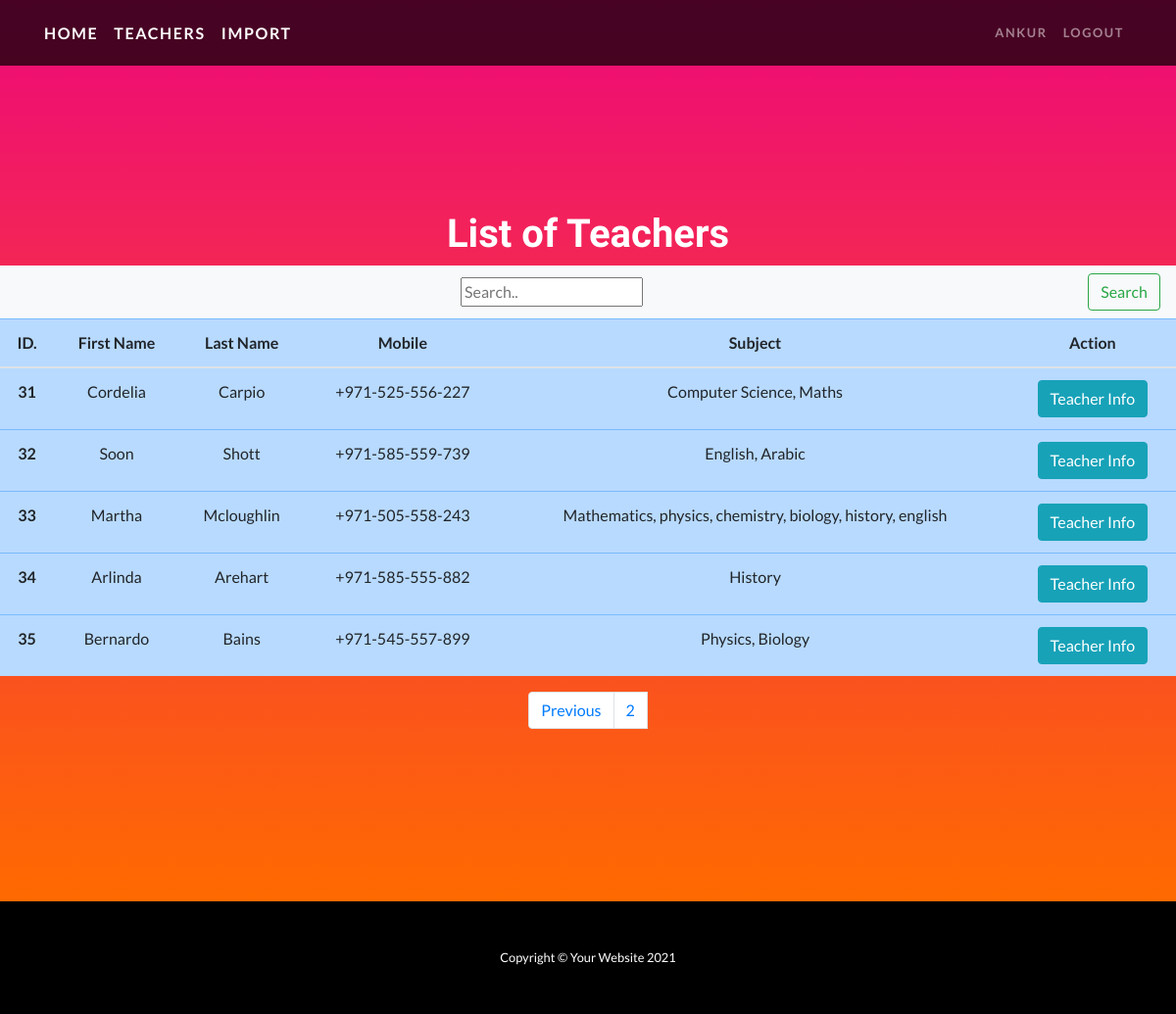
/t_list?page=2 (signed in), run on the app's committed database.
### teacher/models.py (models this page shows, shortened)
class Teacher(models.Model):
    first_name=models.CharField(max_length=56)
    last_name=models.CharField(max_length=56)
    email_address=models.EmailField()
    profile_picture = models.ImageField(default='default.jpg',upload_to='teacher')
    mobile_number=models.CharField(max_length=16)
    room_number = models.CharField(max_length=10)
    subject_taught = models.CharField(max_length=256)
    created = models.DateField(auto_now_add=True)
    class Meta:
        ordering=('-created',)

### teacher/views.py (the view)
# urls.py: path('t_list', views.teacher_list,name='teacher_list'),
def teacher_list(request):
    t_list = Teacher.objects.all()
    paginator=Paginator(t_list, 5)
    page_number=request.GET.get('page')
    query=request.GET.get("q")
    if query:
        t_list=t_list.filter(Q(last_name__icontains=query) | Q(subject_taught__icontains=query)).distinct()
    try:
        t_list=paginator.page(page_number)
    except PageNotAnInteger:
        t_list=paginator.page(1)
    except EmptyPage:
        t_list=paginator.page(paginator.num_pages)
    return render(request, 'teacher_list.html', {'t_list':t_list,})

### templates/teacher_list.html
{% extends 'base.html'%}
{% load static%}
{% block container_block %}
<header class="masthead text-center text-white">
<div class="table-responsive">
<table class="table table-hover">
  <thead>
    <tr class="table-primary">
      <th scope="col">ID.</th>
      <th scope="col">First Name</th>
      <th scope="col">Last Name</th>
      <th scope="col">Mobile</th>
      <th scope="col">Subject</th>
    <th scope="col">Action</th>
    </tr>
  </thead>
  <tbody>
  <h1> List of Teachers </h1>
   <nav class="navbar navbar-light bg-light">
  <form class="example"  method="GET" action="" >
          <input type="text" placeholder="Search.." name="q" value="{{request.GET.q}}" >
    <button class="btn btn-outline-success my-2 my-sm-0" type="submit">Search</button>
  </form>
</nav>
  {% for teacher in t_list %}
    <tr class="table-primary">
      <th scope="row">{{teacher.id}}</th>
      <td>{{teacher.first_name}}</td>
      <td>{{teacher.last_name}}</td>
      <td>{{teacher.mobile_number}}</td>
      <td>{{teacher.subject_taught}}</td>
      <td><a href="{% url 'teacher:details'  pk=teacher.id %}"> <button type="button" class="btn btn-info">Teacher Info</button> </a> </td>
    </tr>
    {% endfor %}
  </tbody>
</table>
</div>
{%include 'pagination.html' with page=t_list %}
  </header>
{% endblock %}

### templates/base.html (shortened to what this page needs)
<!DOCTYPE html>
{% load static %}
<html lang="en">
<head>
  <link href="{% static "vendor/bootstrap/css/bootstrap.min.css" %} " rel="stylesheet">
  <link href="{%static "css/one-page-wonder.min.css" %}" rel="stylesheet">
</head>
<body>
  <nav class="navbar navbar-expand-lg navbar-dark navbar-custom fixed-top">
    <div class="container">
      <a class="navbar-brand" href="/">Home</a>
      <a class="navbar-brand" href="/t_list">Teachers</a>
      <a class="navbar-brand" href="import">Import</a>
      <div class="collapse navbar-collapse" id="navbarResponsive">
        <ul class="navbar-nav ml-auto">
        {% if request.user.is_authenticated %}
        <li class="nav-item">
           <a class="nav-link" > {{request.user|title}}</a>
         </li>
         <li class="nav-item">
            <a class="nav-link" href="accounts/logout">Logout</a>
          </li>
        {% else %}
          <li class="nav-item">
            <a class="nav-link" href="user/sign_up/">Sign Up</a>
          </li>
         {% endif %}
        </ul>
      </div>
    </div>
  </nav>
    {% block container_block %}
  {% endblock %}
  <footer class="py-5 bg-black">
    <div class="container">
      <p class="m-0 text-center text-white small">Copyright &copy; Your Website 2021</p>
    </div>
  </footer>
</body>
</html>

### data on the page
Teacher: id "31", first_name "Cordelia", last_name "Carpio", mobile_number "+971-525-556-227", subject_taught "Computer Science, Maths"
Teacher: id "32", first_name "Soon", last_name "Shott", mobile_number "+971-585-559-739", subject_taught "English, Arabic"
Teacher: id "33", first_name "Martha", last_name "Mcloughlin", mobile_number "+971-505-558-243", subject_taught "Mathematics, physics, chemistry, biology, history, english"
Teacher: id "34", first_name "Arlinda", last_name "Arehart", mobile_number "+971-585-555-882", subject_taught "History"
Teacher: id "35", first_name "Bernardo", last_name "Bains", mobile_number "+971-545-557-899", subject_taught "Physics, Biology"

### other printed values
{{ request.user|title }} "ANKUR"
{{ page.number }} "2"
